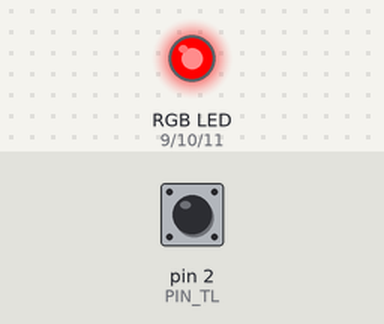
Simulated run of this sketch. Board: Arduino Uno, built with avr-gcc and run on an emulated ATmega328P. Parts: an RGB LED mixed from three pins (HIGH = lit). The inputs (shaded band) are chosen by the test bench; at power-on: pin 2 (PIN_TL) HIGH. What the sketch prints to the serial monitor is not drawn.

Above: at 1.2 s.
1.3 s: pin 2 (PIN_TL) pulled LOW for 0.15 s
At 2.5 s:
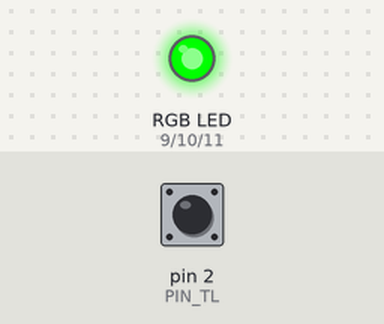
2.9 s: pin 2 (PIN_TL) pulled LOW for 1 s
At 4.0 s:
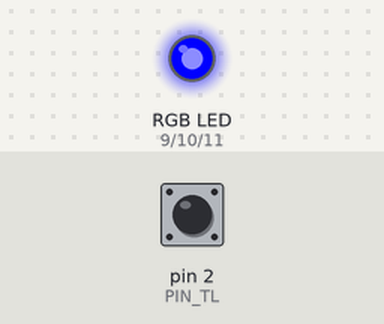
5.4 s: pin 2 (PIN_TL) pulled LOW for 3.2 s
At 5.9 s:
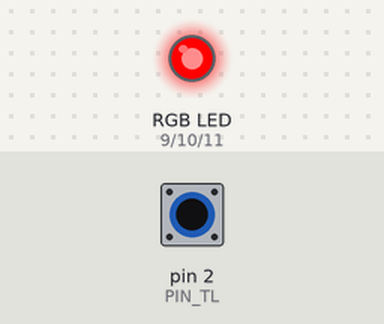
Timing chart, 0 to 8.4 s (numbered marks = the images above; inputs shaded):
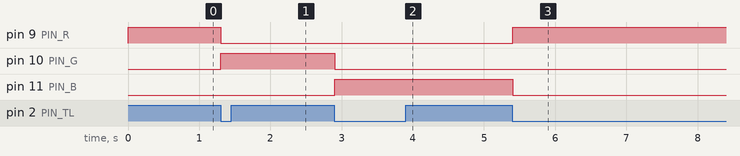

Measured:
- after the input at 1.3 s, pin 9 (PIN_R): HIGH → LOW at once; pin 10 (PIN_G): LOW → HIGH at once
- after the input at 2.9 s, pin 10 (PIN_G): HIGH → LOW at once; pin 11 (PIN_B): LOW → HIGH at once
- after the input at 5.4 s, pin 9 (PIN_R): LOW → HIGH at once; pin 11 (PIN_B): HIGH → LOW at once

The sketch:

potenciometr_rgb_tlacitko.ino
```cpp
#define PIN_TL  2
#define PIN_R   9
#define PIN_G   10
#define PIN_B   11

int stav_tlacitka_predchozi = HIGH;
byte barva = 1;

void setup() {
  pinMode(PIN_TL, INPUT_PULLUP);
  stav_tlacitka_predchozi = digitalRead(PIN_TL);
  pinMode(PIN_R, OUTPUT);
  pinMode(PIN_G, OUTPUT);
  pinMode(PIN_B, OUTPUT);
  Serial.begin(9600);
}

void loop() {
  /*
   * OBSLUHA TLACITKA
   */
  int stav_tlacitka = digitalRead(PIN_TL);
  if (stav_tlacitka == LOW && stav_tlacitka_predchozi == HIGH) {
    if (barva < 3) barva++;
    else barva = 1;
  }
  stav_tlacitka_predchozi = stav_tlacitka;

  /*
   * OBSLUHA BAREV
   */
  switch (barva) {
    case 1:
      digitalWrite(PIN_R, HIGH);
      digitalWrite(PIN_G, LOW);
      digitalWrite(PIN_B, LOW);
      break;
    case 2:
      digitalWrite(PIN_R, LOW);
      digitalWrite(PIN_G, HIGH);
      digitalWrite(PIN_B, LOW);
      break;
    case 3:
      digitalWrite(PIN_R, LOW);
      digitalWrite(PIN_G, LOW);
      digitalWrite(PIN_B, HIGH);
      break;
  }

  Serial.println(barva);
}
```
